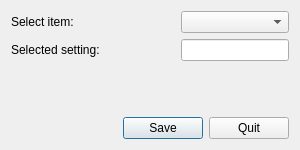
<?xml version="1.0" encoding="UTF-8"?>
<ui version="4.0">
 <class>Dialog</class>
 <widget class="QDialog" name="Dialog">
  <property name="geometry">
   <rect>
    <x>0</x>
    <y>0</y>
    <width>300</width>
    <height>150</height>
   </rect>
  </property>
  <property name="windowTitle">
   <string>Dialog</string>
  </property>
  <layout class="QVBoxLayout" name="verticalLayout">
   <item>
    <layout class="QGridLayout" name="gridLayout">
     <item row="0" column="0">
      <widget class="QLabel" name="labelSelectItem">
       <property name="text">
        <string>Select item:</string>
       </property>
      </widget>
     </item>
     <item row="0" column="1">
      <spacer name="horizontalSpacer_2">
       <property name="orientation">
        <enum>Qt::Horizontal</enum>
       </property>
       <property name="sizeHint" stdset="0">
        <size>
         <width>40</width>
         <height>20</height>
        </size>
       </property>
      </spacer>
     </item>
     <item row="0" column="2">
      <widget class="QComboBox" name="comboBox"/>
     </item>
     <item row="1" column="0">
      <widget class="QLabel" name="labelSelectedSetting">
       <property name="text">
        <string>Selected setting:</string>
       </property>
      </widget>
     </item>
     <item row="1" column="1">
      <spacer name="horizontalSpacer_3">
       <property name="orientation">
        <enum>Qt::Horizontal</enum>
       </property>
       <property name="sizeHint" stdset="0">
        <size>
         <width>40</width>
         <height>20</height>
        </size>
       </property>
      </spacer>
     </item>
     <item row="1" column="2">
      <widget class="QLineEdit" name="lineEdit"/>
     </item>
    </layout>
   </item>
   <item>
    <spacer name="verticalSpacer">
     <property name="orientation">
      <enum>Qt::Vertical</enum>
     </property>
     <property name="sizeHint" stdset="0">
      <size>
       <width>20</width>
       <height>40</height>
      </size>
     </property>
    </spacer>
   </item>
   <item>
    <layout class="QHBoxLayout" name="horizontalLayout_3">
     <item>
      <spacer name="horizontalSpacer">
       <property name="orientation">
        <enum>Qt::Horizontal</enum>
       </property>
       <property name="sizeHint" stdset="0">
        <size>
         <width>40</width>
         <height>20</height>
        </size>
       </property>
      </spacer>
     </item>
     <item>
      <widget class="QPushButton" name="saveButton">
       <property name="text">
        <string>Save</string>
       </property>
      </widget>
     </item>
     <item>
      <widget class="QPushButton" name="quitButton">
       <property name="text">
        <string>Quit</string>
       </property>
      </widget>
     </item>
    </layout>
   </item>
  </layout>
 </widget>
 <resources/>
 <connections/>
</ui>
